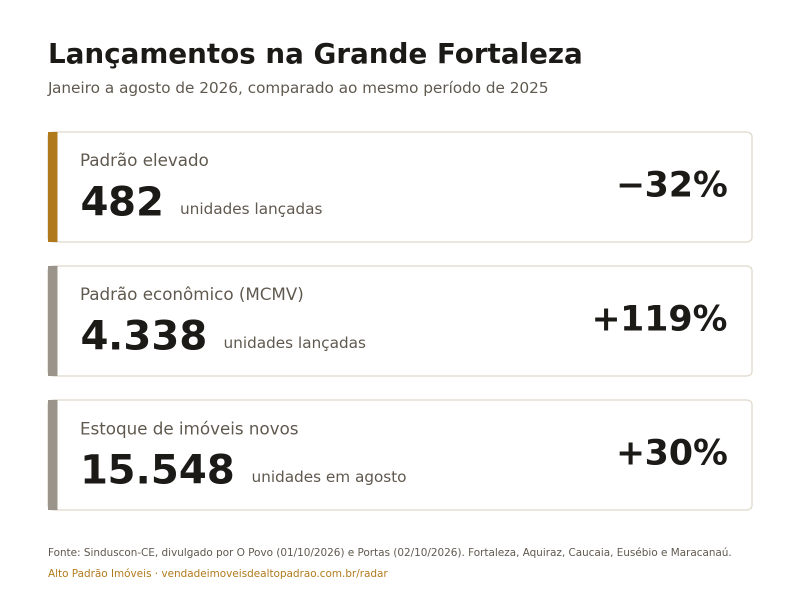
#> input picture postagens/2026-10-05/imagem-4x3.png, 1600 x 1200 px (shown at 1/2 size)
$ python ilustracao_guia.py ../postagens/2026-10-05/imagem-4x3.png ../postagens/2026-10-05/imagem-4x3.png
#> lines starting #> are read from the running program, lines starting #| are printed output that depends on the picture
"""Prepara uma ilustração gerada por IA para um guia: recortes 16:9, 4:3 e 1:1 em JPEG, marcados como IA.

- Corta ao centro e grava static/img/guias/<slug>-16x9.jpg (1600×900), -4x3.jpg e -1x1.jpg (sem ampliar).
- Remove os metadados do arquivo de origem e grava só o XMP IPTC DigitalSourceType
  "trainedAlgorithmicMedia", a marcação que o Google lê para imagem gerada por IA.
- O texto alternativo e a legenda ficam em data/artigos.json (imagem_alt, imagem_legenda, imagem_ia: true).

Uso: python tools/ilustracao_guia.py <arquivo de origem> <slug do guia>      (requer Pillow)
"""
from __future__ import annotations

import sys
from pathlib import Path

ROOT = Path(__file__).resolve().parent.parent
SAIDA = ROOT / "static" / "img" / "guias"
IA = "http://cv.iptc.org/newscodes/digitalsourcetype/trainedAlgorithmicMedia"
XMP = (
    '<?xpacket begin="" id="W5M0MpCehiHzreSzNTczkc9d"?>'
    '<x:xmpmeta xmlns:x="adobe:ns:meta/"><rdf:RDF xmlns:rdf="http://www.w3.org/1999/02/22-rdf-syntax-ns#">'
    '<rdf:Description rdf:about="" xmlns:Iptc4xmpExt="http://iptc.org/std/Iptc4xmpExt/2008-02-29/">'
    f"<Iptc4xmpExt:DigitalSourceType>{IA}</Iptc4xmpExt:DigitalSourceType>"
    '</rdf:Description></rdf:RDF></x:xmpmeta><?xpacket end="w"?>'
).encode("utf-8")
RECORTES = {"16x9": (16, 9, 1600), "4x3": (4, 3, None), "1x1": (1, 1, None)}  # None: sem redimensionar


def recortar(img, rw: int, rh: int):
    w, h = img.size
    if w / h > rw / rh:  # mais larga: corta as laterais
        nw = round(h * rw / rh)
        x = (w - nw) // 2
        return img.crop((x, 0, x + nw, h))
    nh = round(w * rh / rw)
    y = (h - nh) // 2
    return img.crop((0, y, w, y + nh))


def preparar(origem: Path, slug: str) -> list[Path]:
#> called with slug = '../postagens/2026-10-05/imagem-4x3.png'
    from PIL import Image

    img = Image.open(origem).convert("RGB")
    gerados = []
    for nome, (rw, rh, largura) in RECORTES.items():
        r = recortar(img, rw, rh)
        if largura and r.width > largura:
            r = r.resize((largura, round(largura * rh / rw)), Image.Resampling.LANCZOS)
        destino = SAIDA / f"{slug}-{nome}.jpg"
        r.save(destino, "JPEG", quality=80, optimize=True, progressive=True, xmp=XMP)
        gerados.append(destino)
#> this loop made 3 passes
#> pass 1, in preparar, `r = recortar(img, rw, rh)`:
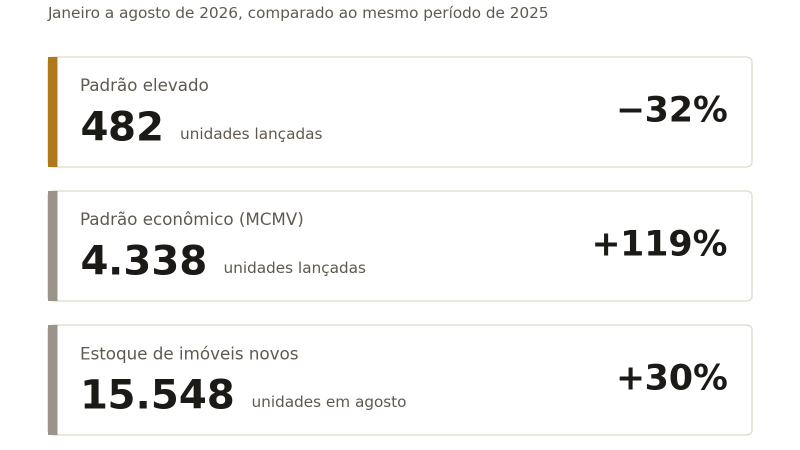
#> r: PIL image 1600x900 RGB (shown at 1/2 size); mean R, G, B 246.2, 245.8, 245
#> pass 3, in preparar, `r = recortar(img, rw, rh)`:
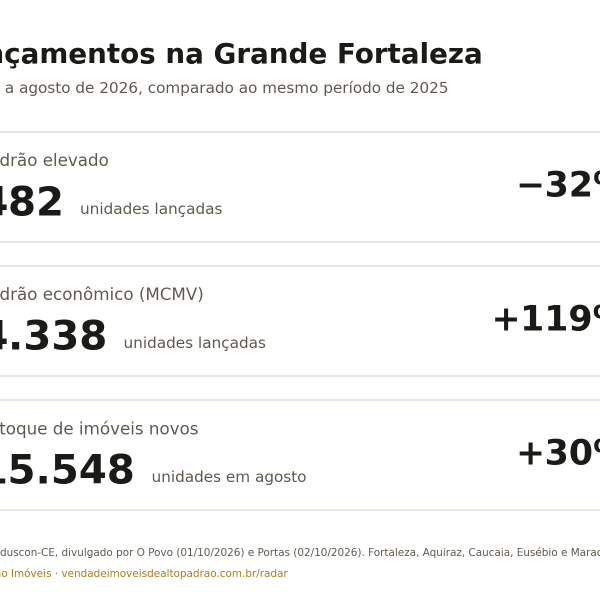
#> r: PIL image 1200x1200 RGB (shown at 1/2 size); mean R, G, B 245.2, 244.8, 244.2
#> after the loop, gerados = 3 items
    return gerados


def main() -> int:
    if len(sys.argv) != 3:
        print(__doc__)
        return 2
    origem, slug = Path(sys.argv[1]), sys.argv[2]
    SAIDA.mkdir(parents=True, exist_ok=True)
    for arq in preparar(origem, slug):
#> (the run stopped early here; a loop or call above may not have finished)
